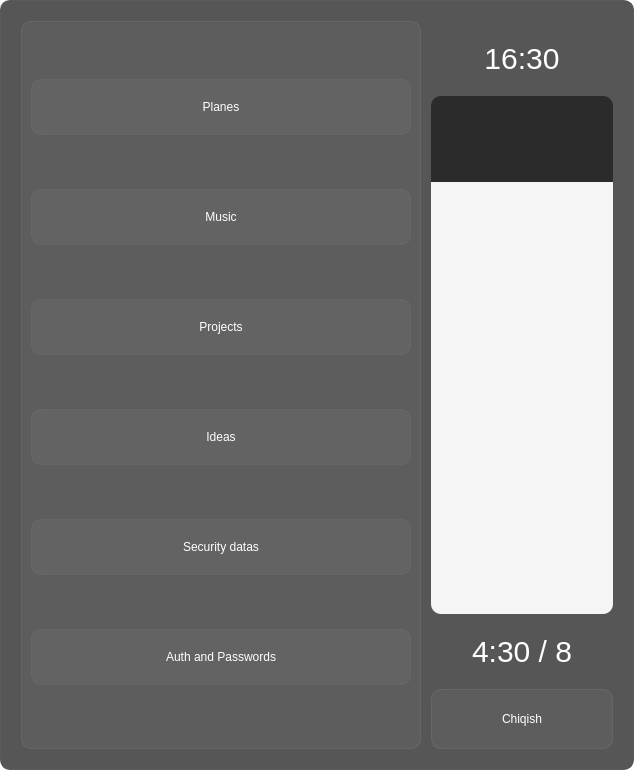
<?xml version="1.0" encoding="UTF-8"?>
<ui version="4.0">
 <class>Frame</class>
 <widget class="QFrame" name="Frame">
  <property name="geometry">
   <rect>
    <x>0</x>
    <y>0</y>
    <width>634</width>
    <height>770</height>
   </rect>
  </property>
  <property name="windowTitle">
   <string>Frame</string>
  </property>
  <property name="styleSheet">
   <string notr="true">background-color: rgba(0, 0, 0, 0);</string>
  </property>
  <layout class="QVBoxLayout" name="verticalLayout_2">
   <property name="leftMargin">
    <number>0</number>
   </property>
   <property name="topMargin">
    <number>0</number>
   </property>
   <property name="rightMargin">
    <number>0</number>
   </property>
   <property name="bottomMargin">
    <number>0</number>
   </property>
   <item>
    <widget class="QFrame" name="content">
     <property name="focusPolicy">
      <enum>Qt::NoFocus</enum>
     </property>
     <property name="styleSheet">
      <string notr="true">
border: 1px solid rgba(70,70,70,200);
background-color: rgba(40,40,40, 200);
border-radius: 10px;
</string>
     </property>
     <property name="frameShape">
      <enum>QFrame::StyledPanel</enum>
     </property>
     <property name="frameShadow">
      <enum>QFrame::Raised</enum>
     </property>
     <layout class="QHBoxLayout" name="horizontalLayout_4">
      <property name="spacing">
       <number>10</number>
      </property>
      <property name="leftMargin">
       <number>20</number>
      </property>
      <property name="topMargin">
       <number>20</number>
      </property>
      <property name="rightMargin">
       <number>20</number>
      </property>
      <property name="bottomMargin">
       <number>20</number>
      </property>
      <item>
       <widget class="QFrame" name="frame_4">
        <property name="minimumSize">
         <size>
          <width>400</width>
          <height>0</height>
         </size>
        </property>
        <property name="focusPolicy">
         <enum>Qt::NoFocus</enum>
        </property>
        <property name="styleSheet">
         <string notr="true">
QPushButton{
background-color: rgba(255, 255, 255, 10);
border: 1px solid;
border-color: rgba(255, 255, 255, 10);
padding: 20px;
color: white;
font: 25 20px &quot;Segoe UI Black&quot;;
color: white;}
QPushButton:hover{
background-color: rgb(255, 255, 255, 20);
}
QFrame{
border: 1px solid;
background-color: rgba(255, 255, 255, 10);
border-color: rgba(255, 255, 255, 20);
font: 25 10pt &quot;Microsoft YaHei Light&quot;;
color: white;}</string>
        </property>
        <property name="frameShape">
         <enum>QFrame::StyledPanel</enum>
        </property>
        <property name="frameShadow">
         <enum>QFrame::Raised</enum>
        </property>
        <layout class="QVBoxLayout" name="verticalLayout_4">
         <item>
          <widget class="QPushButton" name="planes_btn">
           <property name="cursor">
            <cursorShape>PointingHandCursor</cursorShape>
           </property>
           <property name="styleSheet">
            <string notr="true"/>
           </property>
           <property name="text">
            <string>Planes</string>
           </property>
          </widget>
         </item>
         <item>
          <widget class="QPushButton" name="music_btn">
           <property name="cursor">
            <cursorShape>PointingHandCursor</cursorShape>
           </property>
           <property name="styleSheet">
            <string notr="true"/>
           </property>
           <property name="text">
            <string>Music</string>
           </property>
          </widget>
         </item>
         <item>
          <widget class="QPushButton" name="projects_btn">
           <property name="cursor">
            <cursorShape>PointingHandCursor</cursorShape>
           </property>
           <property name="styleSheet">
            <string notr="true"/>
           </property>
           <property name="text">
            <string>Projects</string>
           </property>
          </widget>
         </item>
         <item>
          <widget class="QPushButton" name="ideas_btn">
           <property name="cursor">
            <cursorShape>PointingHandCursor</cursorShape>
           </property>
           <property name="styleSheet">
            <string notr="true"/>
           </property>
           <property name="text">
            <string>Ideas</string>
           </property>
          </widget>
         </item>
         <item>
          <widget class="QPushButton" name="pushButton_5">
           <property name="cursor">
            <cursorShape>PointingHandCursor</cursorShape>
           </property>
           <property name="styleSheet">
            <string notr="true"/>
           </property>
           <property name="text">
            <string>Security datas</string>
           </property>
          </widget>
         </item>
         <item>
          <widget class="QPushButton" name="pushButton_4">
           <property name="cursor">
            <cursorShape>PointingHandCursor</cursorShape>
           </property>
           <property name="styleSheet">
            <string notr="true"/>
           </property>
           <property name="text">
            <string>Auth and Passwords</string>
           </property>
          </widget>
         </item>
        </layout>
       </widget>
      </item>
      <item>
       <widget class="QFrame" name="frame">
        <property name="focusPolicy">
         <enum>Qt::NoFocus</enum>
        </property>
        <property name="styleSheet">
         <string notr="true">background-color: rgba(0, 0, 0, 0);
border: 0;</string>
        </property>
        <property name="frameShape">
         <enum>QFrame::StyledPanel</enum>
        </property>
        <property name="frameShadow">
         <enum>QFrame::Raised</enum>
        </property>
        <layout class="QVBoxLayout" name="verticalLayout_3">
         <property name="spacing">
          <number>10</number>
         </property>
         <property name="leftMargin">
          <number>0</number>
         </property>
         <property name="topMargin">
          <number>10</number>
         </property>
         <property name="rightMargin">
          <number>0</number>
         </property>
         <property name="bottomMargin">
          <number>0</number>
         </property>
         <item>
          <widget class="QLabel" name="label_3">
           <property name="sizePolicy">
            <sizepolicy hsizetype="Preferred" vsizetype="Maximum">
             <horstretch>0</horstretch>
             <verstretch>0</verstretch>
            </sizepolicy>
           </property>
           <property name="styleSheet">
            <string notr="true">font-family:  &quot;Segoe UI Black&quot;;
font-size: 30px;
border: 0;
padding: 10px;
background-color: rgba(0, 0, 0, 0);
color: white;</string>
           </property>
           <property name="text">
            <string>16:30</string>
           </property>
           <property name="alignment">
            <set>Qt::AlignCenter</set>
           </property>
          </widget>
         </item>
         <item>
          <widget class="QFrame" name="frame_6">
           <property name="focusPolicy">
            <enum>Qt::NoFocus</enum>
           </property>
           <property name="frameShape">
            <enum>QFrame::StyledPanel</enum>
           </property>
           <property name="frameShadow">
            <enum>QFrame::Raised</enum>
           </property>
           <layout class="QVBoxLayout" name="verticalLayout_5">
            <property name="spacing">
             <number>0</number>
            </property>
            <property name="leftMargin">
             <number>0</number>
            </property>
            <property name="topMargin">
             <number>0</number>
            </property>
            <property name="rightMargin">
             <number>0</number>
            </property>
            <property name="bottomMargin">
             <number>0</number>
            </property>
            <item>
             <widget class="QFrame" name="frame_8">
              <property name="sizePolicy">
               <sizepolicy hsizetype="Preferred" vsizetype="Preferred">
                <horstretch>0</horstretch>
                <verstretch>1</verstretch>
               </sizepolicy>
              </property>
              <property name="minimumSize">
               <size>
                <width>0</width>
                <height>0</height>
               </size>
              </property>
              <property name="focusPolicy">
               <enum>Qt::NoFocus</enum>
              </property>
              <property name="styleSheet">
               <string notr="true">border: 0;
background-color: rgba(40, 40, 40, 240);
border-bottom-left-radius: 0;
border-bottom-right-radius: 0;</string>
              </property>
              <property name="frameShape">
               <enum>QFrame::NoFrame</enum>
              </property>
              <property name="frameShadow">
               <enum>QFrame::Raised</enum>
              </property>
              <layout class="QVBoxLayout" name="verticalLayout_7"/>
             </widget>
            </item>
            <item>
             <widget class="QFrame" name="frame_7">
              <property name="sizePolicy">
               <sizepolicy hsizetype="Preferred" vsizetype="Preferred">
                <horstretch>0</horstretch>
                <verstretch>5</verstretch>
               </sizepolicy>
              </property>
              <property name="minimumSize">
               <size>
                <width>0</width>
                <height>0</height>
               </size>
              </property>
              <property name="focusPolicy">
               <enum>Qt::NoFocus</enum>
              </property>
              <property name="styleSheet">
               <string notr="true">border: 0;
background-color: rgba(255, 255, 255, 240);
border-top-left-radius: 0;
border-top-right-radius: 0;</string>
              </property>
              <property name="frameShape">
               <enum>QFrame::NoFrame</enum>
              </property>
              <property name="frameShadow">
               <enum>QFrame::Raised</enum>
              </property>
              <layout class="QVBoxLayout" name="verticalLayout_6"/>
             </widget>
            </item>
           </layout>
          </widget>
         </item>
         <item>
          <widget class="QLabel" name="label_4">
           <property name="sizePolicy">
            <sizepolicy hsizetype="Preferred" vsizetype="Maximum">
             <horstretch>0</horstretch>
             <verstretch>0</verstretch>
            </sizepolicy>
           </property>
           <property name="styleSheet">
            <string notr="true">font-family:  &quot;Segoe UI Black&quot;;
font-size: 30px;
border: 0;
padding: 10px;
background-color: rgba(0, 0, 0, 0);
color: white;</string>
           </property>
           <property name="text">
            <string>4:30 / 8</string>
           </property>
           <property name="alignment">
            <set>Qt::AlignCenter</set>
           </property>
          </widget>
         </item>
         <item>
          <widget class="QPushButton" name="close_btn">
           <property name="sizePolicy">
            <sizepolicy hsizetype="Minimum" vsizetype="Minimum">
             <horstretch>0</horstretch>
             <verstretch>0</verstretch>
            </sizepolicy>
           </property>
           <property name="minimumSize">
            <size>
             <width>120</width>
             <height>60</height>
            </size>
           </property>
           <property name="maximumSize">
            <size>
             <width>16777215</width>
             <height>60</height>
            </size>
           </property>
           <property name="cursor">
            <cursorShape>PointingHandCursor</cursorShape>
           </property>
           <property name="focusPolicy">
            <enum>Qt::NoFocus</enum>
           </property>
           <property name="styleSheet">
            <string notr="true">
QPushButton{
background-color: rgba(255, 255, 255, 10);
border: 1px solid;
border-color: rgba(255, 255, 255, 20);
font: 25 10pt &quot;Microsoft YaHei Light&quot;;
color: white;
font: 25 20px &quot;Segoe UI Bold&quot;;
color: white;}
QPushButton:hover{
background-color: rgb(96, 96, 96);
}</string>
           </property>
           <property name="text">
            <string>Chiqish</string>
           </property>
          </widget>
         </item>
        </layout>
       </widget>
      </item>
     </layout>
    </widget>
   </item>
  </layout>
 </widget>
 <resources/>
 <connections/>
</ui>
